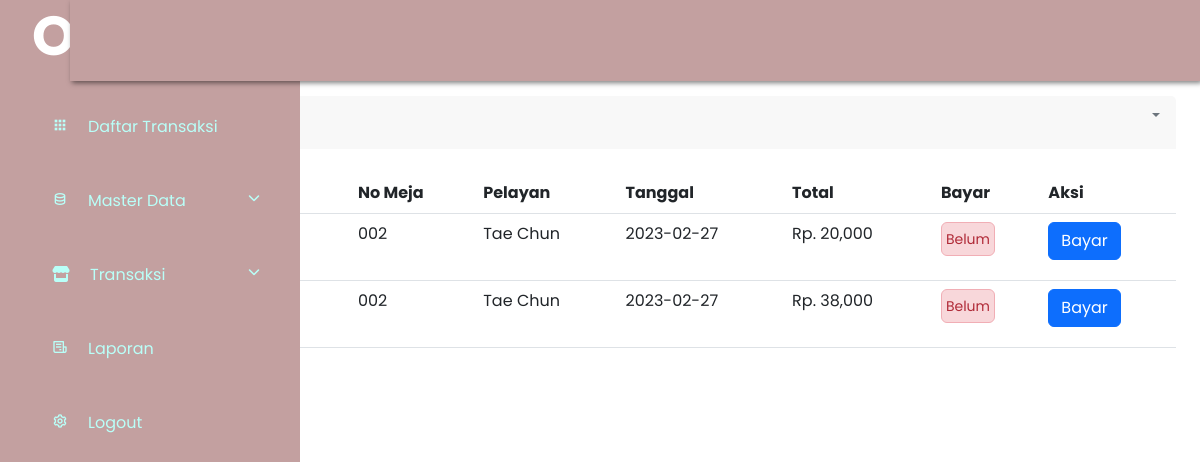
/admin/home.php, run on an earlier commit of the app's database.
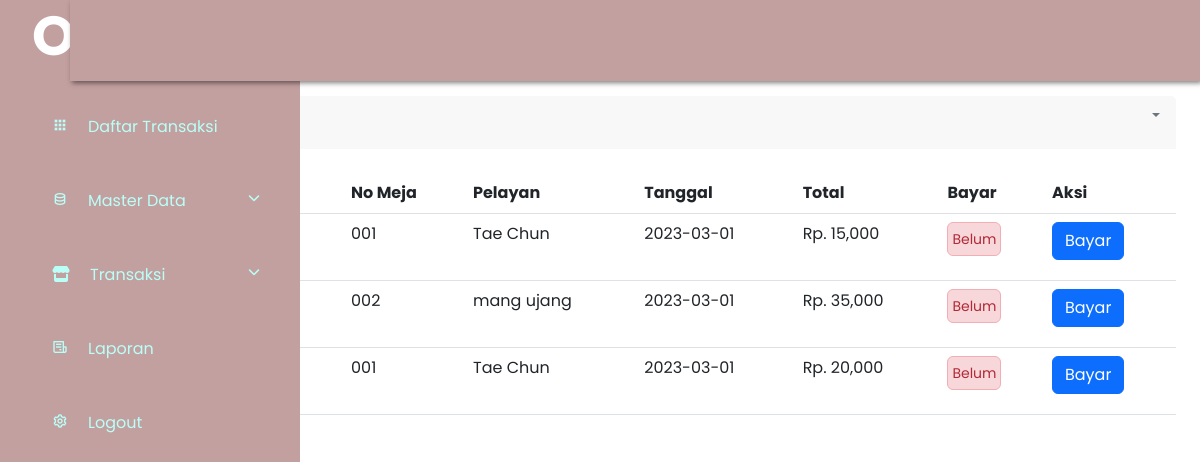
And on a later commit of the database.
### tables this page shows
CREATE TABLE `pesanans` (
  `id` int(11) NOT NULL,
  `nama_pelanggan` varchar(110) NOT NULL,
  `table_id` int(11) NOT NULL,
  `pelayan_id` int(11) NOT NULL,
  `tanggal` date NOT NULL,
  `total` int(50) NOT NULL,
  `bayar` enum('sudah','belum') NOT NULL
);

CREATE TABLE `tables` (
  `id` int(11) NOT NULL,
  `table_nama` varchar(100) NOT NULL,
  `status` enum('kosong','terisi') NOT NULL
);

CREATE TABLE `pelayans` (
  `id` int(11) NOT NULL,
  `pelayan_nama` varchar(100) NOT NULL
);

### admin/pesanan.php (the view, shortened to what this page needs)
<div class="row mt-4 pt-4">
    <div class="col-md-12">
        <div class="card border-0 card-h-100">
            <div class="card-header border-0 d-flex justify-content-between">
                <h4 class="d-inline">
                <div class="dropdown">
                    <a href="" class="dropdown-toggle no-arrow text-secondary" role="button" data-bs-toggle="dropdown" aria-haspopup="true" aria-expanded="false">
                    </a>
                </div>
            </div>
            <div class="">
                <table class="table mt-4">
                    <thead>
                        <tr>
                            <th>No</th>
                            <th>Nama Produk</th>
                            <th>No Meja</th>
                            <th>Pelayan</th>
                            <th>Tanggal</th>
                            <th>Total</th>
                            <th>Bayar</th>
                            <th>Aksi</th>
                        </tr>
                    </thead>
                    <?php
                    $sql = "SELECT pesanans.id, pesanans.nama_pelanggan, pesanans.table_id, pesanans.bayar, pesanans.tanggal, pesanans.total, tables.table_nama, pelayans.pelayan_nama
                    FROM  tables
                    INNER JOIN pesanans
                    on pesanans.table_id = tables.id
                    INNER JOIN pelayans
                    on pelayans.id = pesanans.pelayan_id ORDER BY pesanans.tanggal DESC";
                    $result = $conn->query($sql);
                    $no = 1;
                    while ($row=$result->fetch_assoc()){
                    ?>
                        <tr>
                            <td><?php echo $no++ ?></td>
                            <td><?php echo $row["nama_pelanggan"]?></td>
                            <td><?php echo $row["table_nama"]?></td>
                            <td><?php echo $row["pelayan_nama"]?></td>
                            <td><?php echo $row["tanggal"]?></td>
                            <td>Rp. <?php echo number_format($row["total"])?></td>
                            <td>
                            <?php if($row["bayar"] == "belum") : ?>
                                <button class="btn alert alert-danger p-1 " ><small>Belum</small></button>
                            <?php else : ?>
                                <button class="btn alert alert-success p-1 " ><small>Sudah</small></button>
                            <?php endif ?>
                            </td>
                            <td>
                                <?php if($row["bayar"] == "belum") : ?>
                                <a href="pesanan_detail.php?id=<?php echo $row['id'] ?>">
                                    <button class="btn btn-primary">
                                        Bayar
                                    </button>
                                </a>
                                <?php endif ?>
                            </td>
                        </tr>
                    <?php
                    }
                    ?>
                </table>
            </div>
        </div>
    </div>
</div>

What changed in the data, as far as the page shows it:
removed pesanans: table.table_nama "002", pelayan.pelayan_nama "Tae Chun", tanggal "2023-02-27", total "20,000", bayar "Belum"
removed pesanans: table.table_nama "002", pelayan.pelayan_nama "Tae Chun", tanggal "2023-02-27", total "38,000", bayar "Belum"
added pesanans: table.table_nama "001", pelayan.pelayan_nama "Tae Chun", tanggal "2023-03-01", total "15,000", bayar "Belum"
added pesanans: table.table_nama "002", pelayan.pelayan_nama "mang ujang", tanggal "2023-03-01", total "35,000", bayar "Belum"
added pesanans: table.table_nama "001", pelayan.pelayan_nama "Tae Chun", tanggal "2023-03-01", total "20,000", bayar "Belum"
